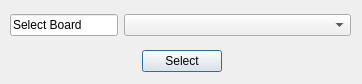
<?xml version="1.0" encoding="UTF-8"?>
<ui version="4.0">
 <class>selectboarddlg</class>
 <widget class="QDialog" name="selectboarddlg">
  <property name="geometry">
   <rect>
    <x>0</x>
    <y>0</y>
    <width>362</width>
    <height>84</height>
   </rect>
  </property>
  <property name="windowTitle">
   <string>Dialog</string>
  </property>
  <widget class="QWidget" name="formLayoutWidget">
   <property name="geometry">
    <rect>
     <x>10</x>
     <y>10</y>
     <width>341</width>
     <height>31</height>
    </rect>
   </property>
   <layout class="QFormLayout" name="formLayout">
    <item row="0" column="0">
     <widget class="QLineEdit" name="lineEdit">
      <property name="sizePolicy">
       <sizepolicy hsizetype="Expanding" vsizetype="Maximum">
        <horstretch>0</horstretch>
        <verstretch>0</verstretch>
       </sizepolicy>
      </property>
      <property name="text">
       <string>Select Board</string>
      </property>
     </widget>
    </item>
    <item row="0" column="1">
     <widget class="QComboBox" name="comboBox">
      <property name="sizePolicy">
       <sizepolicy hsizetype="Preferred" vsizetype="Expanding">
        <horstretch>0</horstretch>
        <verstretch>0</verstretch>
       </sizepolicy>
      </property>
     </widget>
    </item>
   </layout>
  </widget>
  <widget class="QWidget" name="">
   <property name="geometry">
    <rect>
     <x>11</x>
     <y>50</y>
     <width>341</width>
     <height>22</height>
    </rect>
   </property>
   <layout class="QGridLayout" name="gridLayout">
    <item row="0" column="0">
     <spacer name="horizontalSpacer">
      <property name="orientation">
       <enum>Qt::Horizontal</enum>
      </property>
      <property name="sizeHint" stdset="0">
       <size>
        <width>40</width>
        <height>20</height>
       </size>
      </property>
     </spacer>
    </item>
    <item row="0" column="1">
     <widget class="QPushButton" name="pushButton">
      <property name="text">
       <string>Select</string>
      </property>
     </widget>
    </item>
    <item row="0" column="2">
     <spacer name="horizontalSpacer_2">
      <property name="orientation">
       <enum>Qt::Horizontal</enum>
      </property>
      <property name="sizeHint" stdset="0">
       <size>
        <width>40</width>
        <height>20</height>
       </size>
      </property>
     </spacer>
    </item>
   </layout>
  </widget>
 </widget>
 <resources/>
 <connections/>
</ui>
